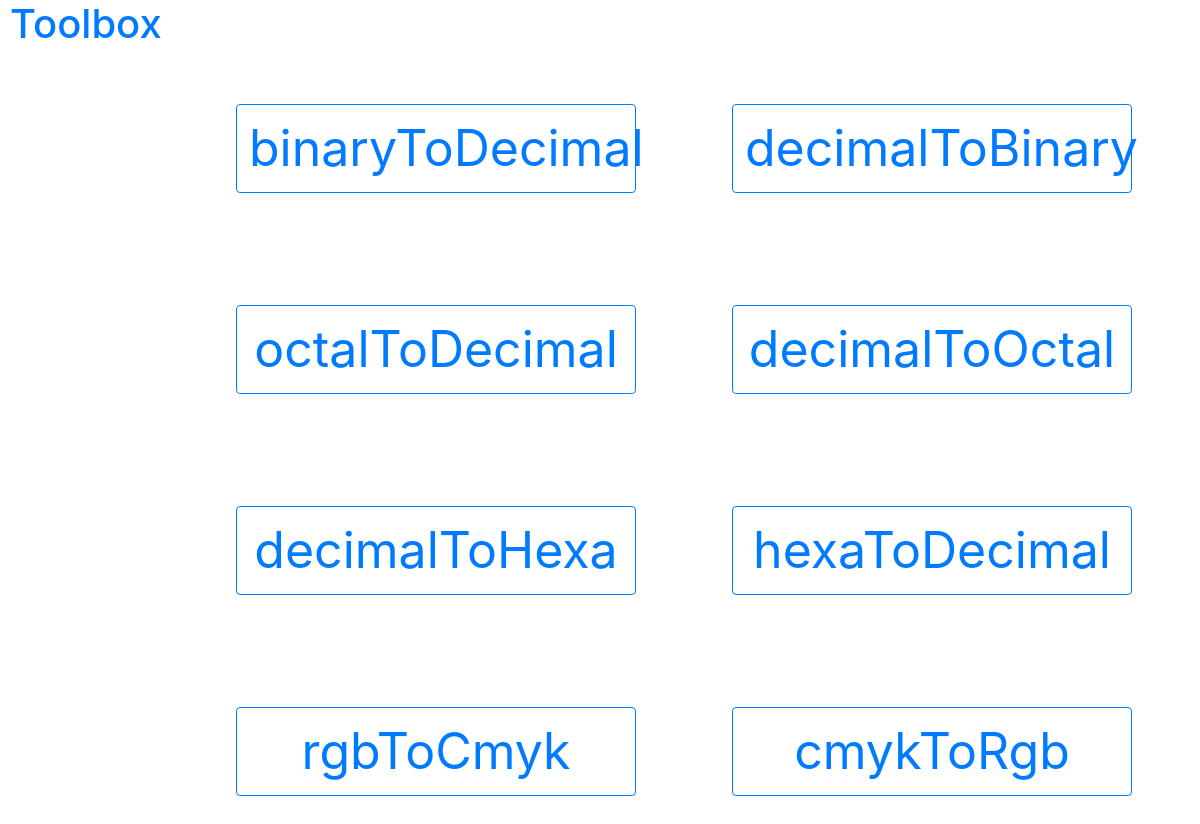
/, run on an earlier commit of the app's database.
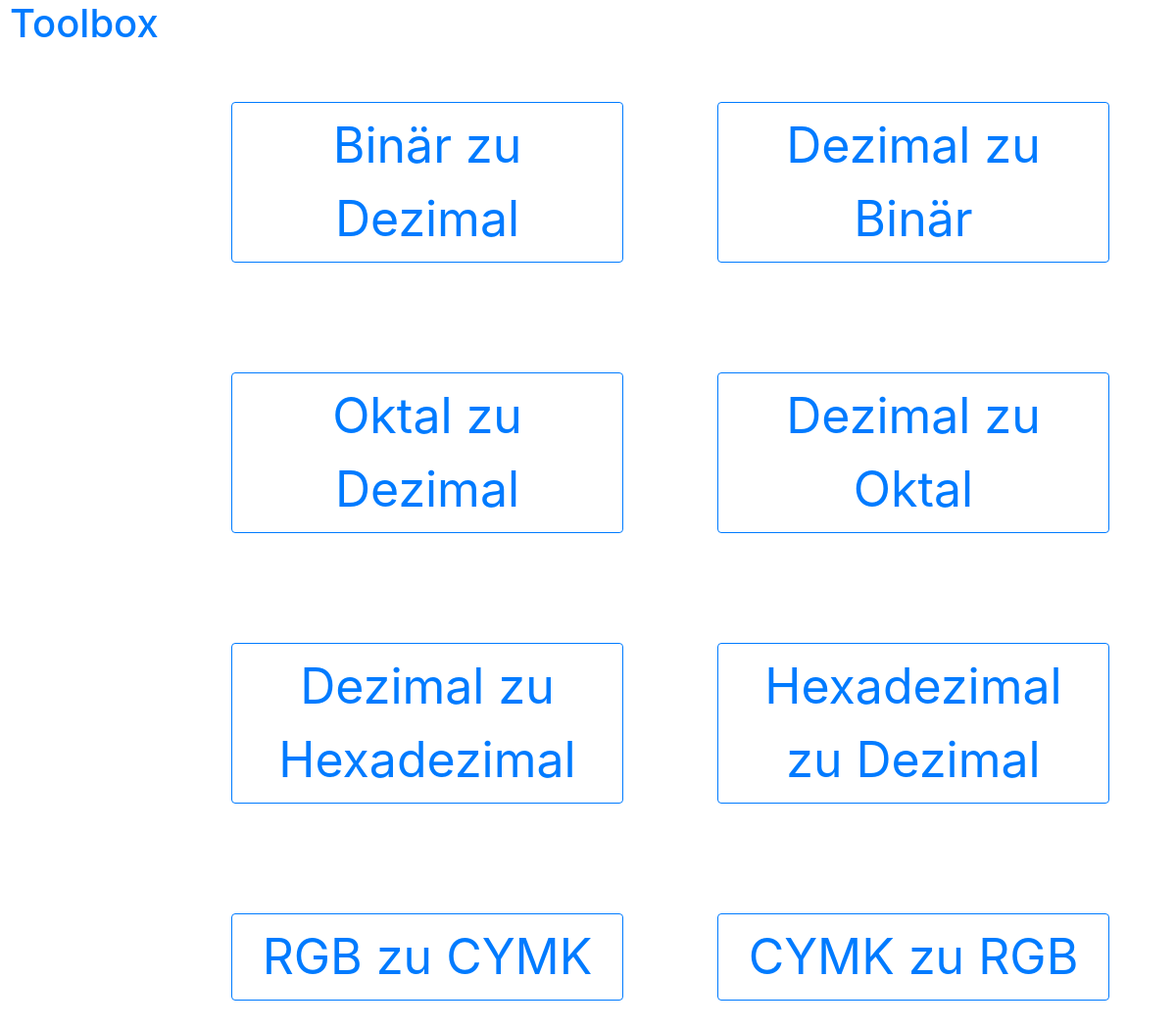
And on a later commit of the database.
### app/models.py (models this page shows)
class Application(models.Model):
    class Meta:
        verbose_name_plural = 'Applications'
    id = models.IntegerField(primary_key=True)
    name = models.CharField(max_length=30)
    description = models.CharField(max_length=300)
    functionname = models.CharField(max_length=500)
    templatetext = models.CharField(max_length=500)
    inputanzahl = models.IntegerField()
    outputanzahl = models.IntegerField()
    errormessage = models.CharField(max_length=100)

### app/views.py (the view)
# urls.py: path('', ApplicationList.as_view(), name='app_list'),
class ApplicationList(ListView):
    model = Application

### templates/app/application_list.html
{% extends 'app/base.html' %}
{% block content %}
    <div class="d-flex flex-wrap" style="display: block; margin-left: 12%"  >
            {%  for app in object_list %}
                <div class="p-2" >
                    <p><a style="width: 400px; font-size:50px; margin:40px "
                          href="{% url 'manage' app.id %}"
                          class="btn btn-outline-primary">
                        {{ app.name }}
                    </a></p>
                </div>
            {% endfor %}
    </div>
{% endblock %}

### templates/app/base.html (shortened to what this page needs)
{% load bootstrap4 %}
<html>
    <head>
        {% bootstrap_css %}
    </head>
    <body>
        <h1><a href="/" style="text-decoration: underline;
        text-decoration: solid; text-decoration: black ;
         margin-left: 10px">Toolbox</a></h1>
        <div style="margin-left: 50px">
        {% block content %}{% endblock %}
        </div>
    </body>
</html>

What changed in the data, as far as the page shows it:
changed Application: name "binaryToDecimal" → "Binär zu Dezimal"
changed Application: name "decimalToBinary" → "Dezimal zu Binär"
changed Application: name "octalToDecimal" → "Oktal zu Dezimal"
changed Application: name "decimalToOctal" → "Dezimal zu Oktal"
changed Application: name "decimalToHexa" → "Dezimal zu Hexadezimal"
changed Application: name "hexaToDecimal" → "Hexadezimal zu Dezimal"
changed Application: name "rgbToCmyk" → "RGB zu CYMK"
changed Application: name "cmykToRgb" → "CYMK zu RGB"
